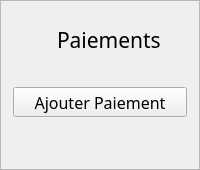
               <widget class="QFrame" name="CardPaiements">
                <property name="sizePolicy">
                 <sizepolicy hsizetype="Expanding" vsizetype="Expanding">
                  <horstretch>0</horstretch>
                  <verstretch>0</verstretch>
                 </sizepolicy>
                </property>
                <property name="maximumSize">
                 <size>
                  <width>16777215</width>
                  <height>357</height>
                 </size>
                </property>
                <property name="frameShape">
                 <enum>QFrame::StyledPanel</enum>
                </property>
                <property name="frameShadow">
                 <enum>QFrame::Raised</enum>
                </property>
                <property name="class" stdset="0">
                 <string>card</string>
                </property>
                <layout class="QVBoxLayout" name="verticalLayout_7">
                 <property name="leftMargin">
                  <number>12</number>
                 </property>
                 <property name="topMargin">
                  <number>24</number>
                 </property>
                 <property name="rightMargin">
                  <number>12</number>
                 </property>
                 <property name="bottomMargin">
                  <number>12</number>
                 </property>
                 <item>
                  <layout class="QHBoxLayout" name="horizontalLayout_15">
                   <item>
                    <spacer name="horizontalSpacer_15">
                     <property name="orientation">
                      <enum>Qt::Horizontal</enum>
                     </property>
                     <property name="sizeType">
                      <enum>QSizePolicy::Fixed</enum>
                     </property>
                     <property name="sizeHint" stdset="0">
                      <size>
                       <width>10</width>
                       <height>20</height>
                      </size>
                     </property>
                    </spacer>
                   </item>
                   <item>
                    <widget class="QLabel" name="IconPaiements">
                     <property name="maximumSize">
                      <size>
                       <width>28</width>
                       <height>28</height>
                      </size>
                     </property>
                     <property name="styleSheet">
                      <string notr="true">#IconPaiements {
	image: url(:/icons/icons/paiements.svg);
	border: none;
}</string>
                     </property>
                     <property name="text">
                      <string/>
                     </property>
                    </widget>
                   </item>
                   <item>
                    <widget class="QLabel" name="label_9">
                     <property name="maximumSize">
                      <size>
                       <width>16777215</width>
                       <height>30</height>
                      </size>
                     </property>
                     <property name="font">
                      <font>
                       <family>Inter 18pt SemiBold</family>
                       <pointsize>16</pointsize>
                      </font>
                     </property>
                     <property name="styleSheet">
                      <string notr="true">QLabel {border: none;}</string>
                     </property>
                     <property name="text">
                      <string>Paiements</string>
                     </property>
                    </widget>
                   </item>
                  </layout>
                 </item>
                 <item>
                  <layout class="QHBoxLayout" name="horizontalLayout_16">
                   <property name="spacing">
                    <number>0</number>
                   </property>
                   <property name="leftMargin">
                    <number>0</number>
                   </property>
                   <property name="rightMargin">
                    <number>0</number>
                   </property>
                   <property name="bottomMargin">
                    <number>0</number>
                   </property>
                   <item>
                    <spacer name="horizontalSpacer_16">
                     <property name="orientation">
                      <enum>Qt::Horizontal</enum>
                     </property>
                     <property name="sizeType">
                      <enum>QSizePolicy::Fixed</enum>
                     </property>
                     <property name="sizeHint" stdset="0">
                      <size>
                       <width>10</width>
                       <height>20</height>
                      </size>
                     </property>
                    </spacer>
                   </item>
                   <item>
                    <widget class="QLabel" name="SeparatorLine_4">
                     <property name="maximumSize">
                      <size>
                       <width>16777215</width>
                       <height>1</height>
                      </size>
                     </property>
                     <property name="text">
                      <string/>
                     </property>
                     <property name="class" stdset="0">
                      <string>separator</string>
                     </property>
                    </widget>
                   </item>
                   <item>
                    <spacer name="horizontalSpacer_17">
                     <property name="orientation">
                      <enum>Qt::Horizontal</enum>
                     </property>
                     <property name="sizeType">
                      <enum>QSizePolicy::Fixed</enum>
                     </property>
                     <property name="sizeHint" stdset="0">
                      <size>
                       <width>10</width>
                       <height>20</height>
                      </size>
                     </property>
                    </spacer>
                   </item>
                  </layout>
                 </item>
                 <item>
                  <widget class="QToolButton" name="toolButton_8">
                   <property name="sizePolicy">
                    <sizepolicy hsizetype="Expanding" vsizetype="Expanding">
                     <horstretch>0</horstretch>
                     <verstretch>0</verstretch>
                    </sizepolicy>
                   </property>
                   <property name="minimumSize">
                    <size>
                     <width>0</width>
                     <height>0</height>
                    </size>
                   </property>
                   <property name="maximumSize">
                    <size>
                     <width>16777215</width>
                     <height>100</height>
                    </size>
                   </property>
                   <property name="font">
                    <font>
                     <family>Inter 18pt SemiBold</family>
                     <pointsize>12</pointsize>
                    </font>
                   </property>
                   <property name="text">
                    <string>Ajouter Paiement</string>
                   </property>
                   <property name="icon">
                    <iconset resource="../../resources/resources.qrc">
                     <normaloff>:/icons/icons/ajouter.svg</normaloff>:/icons/icons/ajouter.svg</iconset>
                   </property>
                   <property name="iconSize">
                    <size>
                     <width>30</width>
                     <height>40</height>
                    </size>
                   </property>
                   <property name="toolButtonStyle">
                    <enum>Qt::ToolButtonTextUnderIcon</enum>
                   </property>
                   <property name="class" stdset="0">
                    <string>card-button</string>
                   </property>
                  </widget>
                 </item>
                 <item>
                  <spacer name="verticalSpacer">
                   <property name="orientation">
                    <enum>Qt::Vertical</enum>
                   </property>
                   <property name="sizeHint" stdset="0">
                    <size>
                     <width>20</width>
                     <height>40</height>
                    </size>
                   </property>
                  </spacer>
                 </item>
                </layout>
               </widget>
